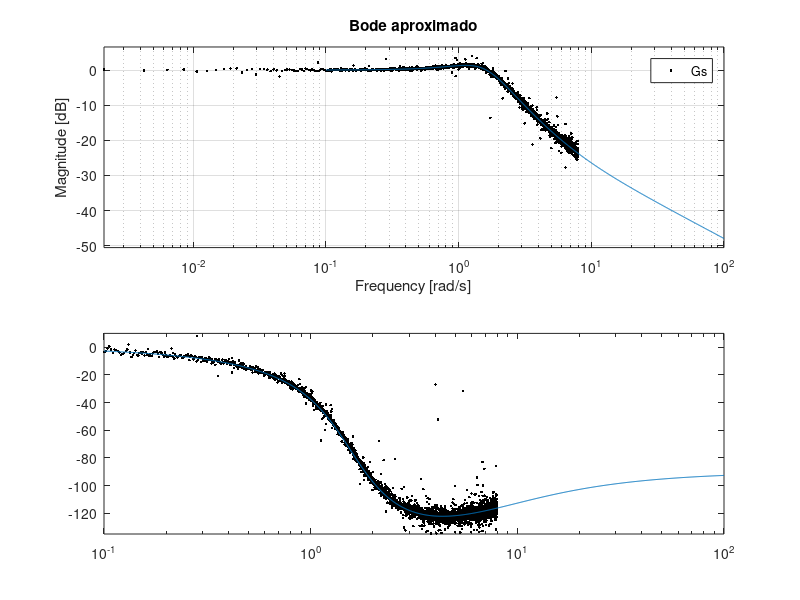

This chart was generated by the following MATLAB code:
close all; clear all; clc;

% Planta
s = tf('s');
Gs = (1+0.16*s)/(1+0.64*s+0.4*s^2);

%Generación de una señal PRBS
m=20;
x=ones(m,1);
N=150000;%Puntos de la PRBS para muestrear
el=5;
for k=1:el:N
 n_b=xor(x(20),x(3));
 y(k:k+el-1)=x(20);
 for h=m-1:-1:1
 x(h+1)=x(h);
 end
 x(1)=n_b; %Ingreso el nuevo valor
end
x=[];
x=(2*y(1:N)-1);

% x=randn(size(x));

%Cálculo de la correlación entre señales digitalizadas
At=1/100;N=length(x);
Tmax=N*At;
t=At:At:Tmax;

% Correlación rxx
rx = xcorr(x,x);

% Transformada de Fourier de la autocorrelación
Sxx = fft(rx); 

% Obtención de y(t)
y_t = lsim(Gs, x, t);

% Correlación ryx
ryx = xcorr(x,y_t);

% Transformada de Fourier de la autocorrelación
Syx = fft(ryx);

% Obtención del modelo F_w
F_w = Syx ./ Sxx;

% Gráficos
M1=fix(0.1*N);%Intervalos de correlacion utiles
fmax=1/(2*At);Af=2*fmax/N;w1=0:Af:fmax-Af;w=2*pi*Af;
Af=2*fmax/M1;
w0=Af:Af:fmax;
w0=w0/(pi);

[mag,phase,wout] = bode(Gs);

figure;
subplot(2,1,1);
semilogx(w0(1:M1/4),20*log10(abs(F_w(1:M1/4))),'.k');
hold on;
bodemag(Gs);
% axis([.1        100         -50          10])
title('Bode aproximado')


subplot(2,1,2);
semilogx(w0(1:M1/4),-180/pi*angle(F_w(1:M1/4)),'.k');
hold on;
plot(wout,squeeze(phase));
axis([.1        100         -135          10])

% figure
% bode(Gs);


% % figure;
% plot(t,x,'.-k');title('Función temporal PRBS 7\Deltat=1.');xlabel('Tiempo [seg.]');
